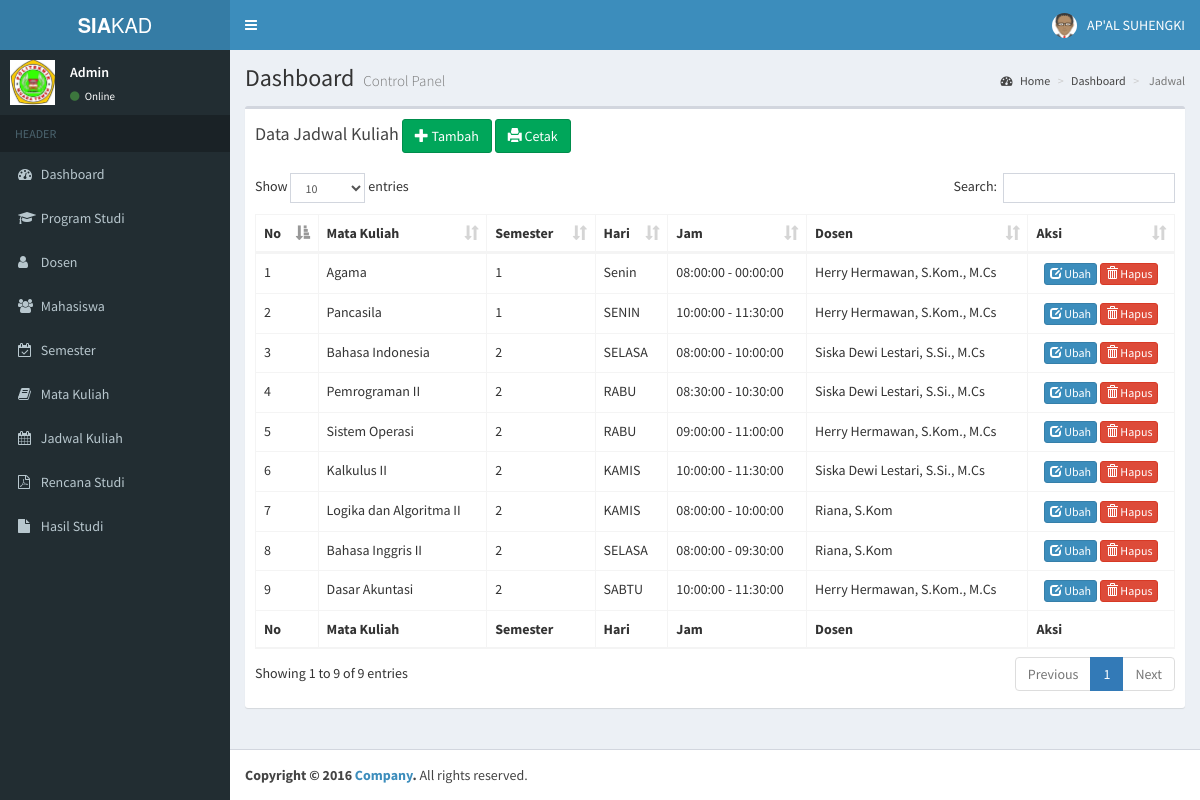
Page /pages/admin/index.php?page=jadwal (signed in) on the committed database.
### tables this page shows
CREATE TABLE `jadwal` (
  `id_krs` int(11) NOT NULL,
  `id_mk` int(11) NOT NULL,
  `nip` varchar(25) NOT NULL,
  `id_semester` int(11) NOT NULL,
  `hari` varchar(6) NOT NULL,
  `jam_mulai` time NOT NULL,
  `jam_selesai` time NOT NULL
);

CREATE TABLE `mata_kuliah` (
  `id_mk` int(11) NOT NULL,
  `kode_mk` varchar(10) NOT NULL,
  `nama_mk` varchar(100) NOT NULL,
  `sks` int(2) NOT NULL,
  `semester` int(11) NOT NULL
);

CREATE TABLE `dosen` (
  `nip` varchar(25) NOT NULL,
  `nama` varchar(100) NOT NULL,
  `jenis_kelamin` enum('Laki-Laki','Perempuan') NOT NULL,
  `tanggal_lahir` date NOT NULL,
  `alamat` varchar(100) NOT NULL,
  `telp` varchar(15) NOT NULL,
  `email` varchar(50) NOT NULL,
  `pendidikan_terakhir` varchar(4) NOT NULL,
  `foto` varchar(50) NOT NULL,
  `password` varchar(255) NOT NULL
);

### pages/admin/views/jadwal/jadwal.php (the view)
<?php
  include "../../config/fungsi.php";
  $jadwal = mysqli_query($conn, "SELECT * FROM jadwal
           INNER JOIN mata_kuliah ON jadwal.id_mk = mata_kuliah.id_mk
           INNER JOIN dosen ON jadwal.nip = dosen.nip");
 ?>
 <section class="content-header">
  <h1>
    Dashboard
    <small>Control Panel</small>
  </h1>
  <ol class="breadcrumb">
    <li><a href="#"><i class="fa fa-dashboard"></i> Home</a></li>
     <li><a href="#"> Dashboard</a></li>
    <li class="active"> Jadwal</li>
  </ol>
  </section>
  <section class="content">
      <div class="row">
        <div class="col-xs-12">
          <div class="box">
            <div class="box-header">
              <h3 class="box-title">Data Jadwal Kuliah</h3>
               <a href="?page=jadwal&aksi=tambah" class="btn btn-success btn-ms"><span class="glyphicon glyphicon-plus"></span> Tambah</a>
               <a href="views/jadwal/cetak.php" target="_blank" class="btn btn-success btn-ms"> <span class="glyphicon glyphicon-print"></span> Cetak </a>
            </div>
            <div class="box-body">
            <div class="table-responsive">
              <table id="example2" class="table table-bordered table-hover">
                <thead>
                <tr>
                  <th>No</th>
                  <th>Mata Kuliah</th>
                  <th>Semester</th>
                  <th>Hari</th>
                  <th>Jam</th>
                  <th>Dosen</th>
                  <th>Aksi</th>
                </tr>
                </thead>
                <tbody>
                  <?php $i = 1; ?>
                  <?php foreach ($jadwal as $row) :  ?>
                <tr>
                  <td><?= $i; ?></td>
                  <td><?= $row["nama_mk"]; ?></td>
                  <td><?= $row["semester"]; ?></td>
                  <td><?= $row["hari"]; ?></td>
                  <td><?= $row["jam_mulai"].' - '.$row["jam_selesai"]; ?></td>
                  <td><?= $row["nama"]; ?></td>
                  <td style="text-align: center;">
                   <a href="?page=jadwal&aksi=ubah&id_krs=<?= $row["id_krs"]; ?>" class="btn btn-primary btn-xs"><i class="glyphicon glyphicon-edit"></i> Ubah</a>
                   <a href="?page=jadwal&aksi=hapus&id_jadwal=<?= $row["id_jadwal"]; ?>"onclick="return confirm('Anda Yakin Ingin Menghapus Data Ini?');" class="btn btn-danger btn-xs"><i class="glyphicon glyphicon-trash"></i> Hapus</a>
                  </td>
                  <?php $i++; ?>
                  <?php endforeach; ?>
                </tr>
                </tbody>
                <tfoot>
                <tr>
                  <th>No</th>
                  <th>Mata Kuliah</th>
                  <th>Semester</th>
                  <th>Hari</th>
                  <th>Jam</th>
                  <th>Dosen</th>
                  <th>Aksi</th>
                </tr>
                </tfoot>
              </table>
              </div>
            </div>
          </div>
        </div>
      </div>
    </section>

### rows in the picture
jadwal: id_krs.nama_mk "Agama", id_krs.semester "1", hari "Senin", jam_mulai "08:00:00", jam_selesai "00:00:00", dosen.nama "Herry Hermawan, S.Kom., M.Cs"
jadwal: id_krs.nama_mk "Pancasila", id_krs.semester "1", hari "SENIN", jam_mulai "10:00:00", jam_selesai "11:30:00", dosen.nama "Herry Hermawan, S.Kom., M.Cs"
jadwal: id_mk.nama_mk "Bahasa Indonesia", id_mk.semester "2", hari "SELASA", jam_mulai "08:00:00", jam_selesai "10:00:00", dosen.nama "Siska Dewi Lestari, S.Si., M.Cs"
jadwal: id_mk.nama_mk "Pemrograman II", id_mk.semester "2", hari "RABU", jam_mulai "08:30:00", jam_selesai "10:30:00", dosen.nama "Siska Dewi Lestari, S.Si., M.Cs"
jadwal: id_mk.nama_mk "Sistem Operasi", id_mk.semester "2", hari "RABU", jam_mulai "09:00:00", jam_selesai "11:00:00", dosen.nama "Herry Hermawan, S.Kom., M.Cs"
jadwal: id_mk.nama_mk "Kalkulus II", id_mk.semester "2", hari "KAMIS", jam_mulai "10:00:00", jam_selesai "11:30:00", dosen.nama "Siska Dewi Lestari, S.Si., M.Cs"
jadwal: id_mk.nama_mk "Logika dan Algoritma II", id_mk.semester "2", hari "KAMIS", jam_mulai "08:00:00", jam_selesai "10:00:00", dosen.nama "Riana, S.Kom"
jadwal: id_mk.nama_mk "Bahasa Inggris II", id_mk.semester "2", hari "SELASA", jam_mulai "08:00:00", jam_selesai "09:30:00", dosen.nama "Riana, S.Kom"
jadwal: id_mk.nama_mk "Dasar Akuntasi", id_mk.semester "2", hari "SABTU", jam_mulai "10:00:00", jam_selesai "11:30:00", dosen.nama "Herry Hermawan, S.Kom., M.Cs"

### other values in the picture
$_SESSION['nama'] "AP'AL SUHENGKI"
